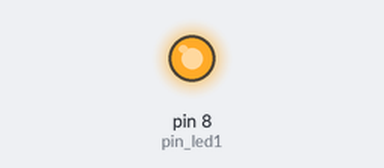
The sketch below on a simulated Arduino Uno, built with avr-gcc and run on an emulated ATmega328P. On the bench: output pins drawn as LEDs (lit = HIGH).

Above: at 1.5 s.
At 5.7 s:
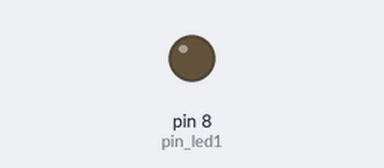
Timing chart, 0 to 8.8 s (numbered marks = the images above):
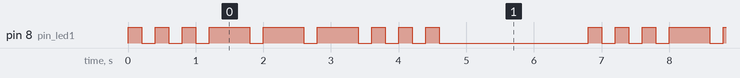

Measured:
- by itself, pin 8 (pin_led1): repeats every 6.8 s: 2 × (LOW 0.20 s, HIGH 0.20 s), 3 × (LOW 0.20 s, HIGH 0.60 s), 3 × (LOW 0.20 s, HIGH 0.20 s), LOW 2.2 s, HIGH 0.20 s
- by itself, everything shown: repeats every 6.8 s, in 18 steps

The sketch:

ex2.ino
```cpp
#define pin_led1 8

void setup() {
  pinMode(pin_led1, OUTPUT);
}

void loop() {

  for (int i = 0; i < 3; i++) {
    digitalWrite(pin_led1, HIGH);
    delay(200);
    digitalWrite(pin_led1, LOW);
    delay(200);
  }


  for (int i = 0; i < 3; i++) {
    digitalWrite(pin_led1, HIGH);
    delay(600);
    digitalWrite(pin_led1, LOW);
    delay(200);
  }


  for (int i = 0; i < 3; i++) {
    digitalWrite(pin_led1, HIGH);
    delay(200);
    digitalWrite(pin_led1, LOW);
    delay(200);
  }

  delay(2000);
}
```
